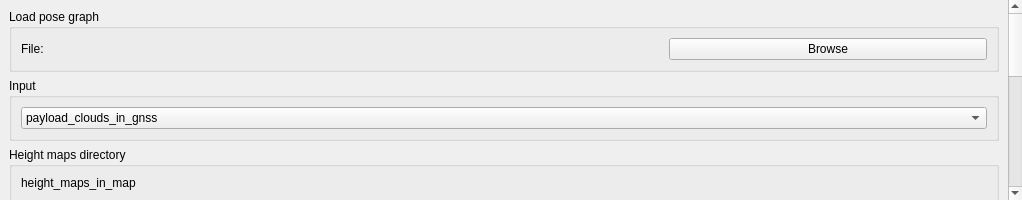
<?xml version="1.0" encoding="UTF-8"?>
<ui version="4.0">
 <class>diftDriverPanel</class>
 <widget class="QWidget" name="diftDriverPanel">
  <property name="geometry">
   <rect>
    <x>0</x>
    <y>0</y>
    <width>1022</width>
    <height>200</height>
   </rect>
  </property>
  <property name="windowTitle">
   <string>Slam maps</string>
  </property>
  <layout class="QVBoxLayout" name="verticalLayout_3">
   <property name="spacing">
    <number>0</number>
   </property>
   <property name="leftMargin">
    <number>0</number>
   </property>
   <property name="topMargin">
    <number>0</number>
   </property>
   <property name="rightMargin">
    <number>0</number>
   </property>
   <property name="bottomMargin">
    <number>0</number>
   </property>
   <item>
    <widget class="QScrollArea" name="scrollArea">
     <property name="sizePolicy">
      <sizepolicy hsizetype="MinimumExpanding" vsizetype="Expanding">
       <horstretch>0</horstretch>
       <verstretch>0</verstretch>
      </sizepolicy>
     </property>
     <property name="frameShape">
      <enum>QFrame::NoFrame</enum>
     </property>
     <property name="horizontalScrollBarPolicy">
      <enum>Qt::ScrollBarAlwaysOff</enum>
     </property>
     <property name="widgetResizable">
      <bool>true</bool>
     </property>
     <widget class="QWidget" name="scrollAreaWidgetContents">
      <property name="geometry">
       <rect>
        <x>0</x>
        <y>0</y>
        <width>1022</width>
        <height>200</height>
       </rect>
      </property>
      <layout class="QVBoxLayout" name="verticalLayout_5">
       <item>
        <widget class="QGroupBox" name="GraphLoadingGroup">
         <property name="minimumSize">
          <size>
           <width>0</width>
           <height>0</height>
          </size>
         </property>
         <property name="title">
          <string>Load pose graph</string>
         </property>
         <property name="flat">
          <bool>false</bool>
         </property>
         <layout class="QHBoxLayout" name="horizontalLayout_1">
          <item>
           <widget class="QLabel" name="loadGraphLabel">
            <property name="text">
             <string>File:</string>
            </property>
           </widget>
          </item>
          <item>
           <widget class="QLabel" name="loadGraphText">
            <property name="text">
             <string>                         </string>
            </property>
           </widget>
          </item>
          <item>
           <widget class="QPushButton" name="loadGraphButton">
            <property name="text">
             <string>Browse</string>
            </property>
           </widget>
          </item>
         </layout>
        </widget>
       </item>
       
       <item>
        <widget class="QGroupBox" name="InputCloud">
         <property name="minimumSize">
          <size>
           <width>0</width>
           <height>0</height>
          </size>
         </property>
         <property name="title">
          <string>Input</string>
         </property>
         <property name="flat">
          <bool>false</bool>
         </property>
         <layout class="QGridLayout" name="gridLayout_2">
          <item row="0" column="0">
               <widget class="QComboBox" name="inputcloudcombo">
                 <item>
                  <property name="text">
                   <string>payload_clouds_in_gnss</string>
                  </property>
                 </item>
                 <item>
                  <property name="text">
                   <string>payload_clouds_in_map</string>
                  </property>
                 </item>
              </widget>
          </item>
    
         </layout>
        </widget>
       </item>
       
       <item>
        <widget class="QGroupBox" name="HeightMaps">
         <property name="minimumSize">
          <size>
           <width>0</width>
           <height>0</height>
          </size>
         </property>
         <property name="title">
          <string>Height maps directory</string>
         </property>
         <property name="flat">
          <bool>false</bool>
         </property>
         <layout class="QGridLayout" name="gridLayout_2">
           <item row="0" column="0">
            <widget class="QLabel" name="heightmapdir">
            <property name="text">
             <string>height_maps_in_map</string>
            </property>
            </widget>
          </item>
    
         </layout>
        </widget>
       </item>
       
       <item>
        <widget class="QGroupBox" name="NodePicking">
         <property name="minimumSize">
          <size>
           <width>0</width>
           <height>0</height>
          </size>
         </property>
         <property name="title">
          <string>Node Picking</string>
         </property>
         <property name="flat">
          <bool>false</bool>
         </property>
         <layout class="QGridLayout" name="gridLayout_2">
          <item row="0" column="0">
           <widget class="QPushButton" name="startPickingButton">
            <property name="text">
             <string>Start Picking Node</string>
            </property>
           </widget>
          </item>
          <item row="0" column="1">
           <widget class="QPushButton" name="stopPickingButton">
            <property name="text">
             <string>Stop Picking Node</string>
            </property>
           </widget>
          </item>
         </layout>
        </widget>
       </item>
       
       <item>
        <widget class="QGroupBox" name="TilePicking">
         <property name="minimumSize">
          <size>
           <width>0</width>
           <height>0</height>
          </size>
         </property>
         <property name="title">
          <string>Tile Picking</string>
         </property>
         <property name="flat">
          <bool>false</bool>
         </property>
         <layout class="QGridLayout" name="gridLayout_5">
          <item row="0" column="0">
           <widget class="QPushButton" name="startTilePickingButton">
            <property name="text">
             <string>Start Picking Tile</string>
            </property>
           </widget>
          </item>
          <item row="0" column="1">
           <widget class="QPushButton" name="stopTilePickingButton">
            <property name="text">
             <string>Stop Picking Tile</string>
            </property>
           </widget>
          </item>
         </layout>
        </widget>
       </item>
       
       <item>
        <widget class="QGroupBox" name="HeightMaps">
         <property name="minimumSize">
          <size>
           <width>0</width>
           <height>0</height>
          </size>
         </property>
         <property name="title">
          <string>Height Maps Processing</string>
         </property>
         <property name="flat">
          <bool>false</bool>
         </property>
         <layout class="QGridLayout" name="gridLayout_4">
          <item row="0" column="0">
           <widget class="QPushButton" name="generateHeightmaps">
            <property name="text">
             <string>Generate height maps</string>
            </property>
           </widget>
          </item>
          <item row="0" column="1">
           <widget class="QPushButton" name="loadHeightmaps">
            <property name="text">
             <string>Load height maps</string>
            </property>
           </widget>
          </item>
         </layout>
        </widget>
       </item>
       
       <item>
        <widget class="QGroupBox" name="TreePicking">
         <property name="minimumSize">
          <size>
           <width>0</width>
           <height>0</height>
          </size>
         </property>
         <property name="title">
          <string>Tree Picking</string>
         </property>
         <property name="flat">
          <bool>false</bool>
         </property>
         <layout class="QGridLayout" name="gridLayout_3">
          <item row="0" column="0">
           <widget class="QPushButton" name="startTreePickingButton">
            <property name="text">
             <string>Start Picking Tree</string>
            </property>
           </widget>
          </item>
          <item row="0" column="1">
           <widget class="QPushButton" name="stopTreePickingButton">
            <property name="text">
             <string>Stop Picking Tree</string>
            </property>
           </widget>
          </item>
          <item row="1" column="0">
           <widget class="QLabel" name="qlength">
            <property name="text">
             <string>length :</string>
            </property>
           </widget>
          </item>
          <item row="1" column="1">
           <widget class="QLabel" name="labelLength">
            <property name="text">
             <string></string>
            </property>
           </widget>
          </item>
          <item row="2" column="0">
           <widget class="QLabel" name="qradius">
            <property name="text">
             <string>radius :</string>
            </property>
           </widget>
          </item>
          <item row="2" column="1">
           <widget class="QLabel" name="labelRadius">
            <property name="text">
             <string></string>
            </property>
           </widget>
          </item>
         </layout>
        </widget>
       </item>
       
       <item>
        <widget class="QWidget" name="widget" native="true">
         <layout class="QVBoxLayout" name="verticalLayout_2">
          <item>
           <spacer name="verticalSpacer">
            <property name="orientation">
             <enum>Qt::Vertical</enum>
            </property>
            <property name="sizeHint" stdset="0">
             <size>
              <width>20</width>
              <height>40</height>
             </size>
            </property>
           </spacer>
          </item>
         </layout>
        </widget>
       </item>
      </layout>
     </widget>
    </widget>
   </item>
   
  </layout>
 </widget>
 <resources/>
 <connections/>
</ui>
